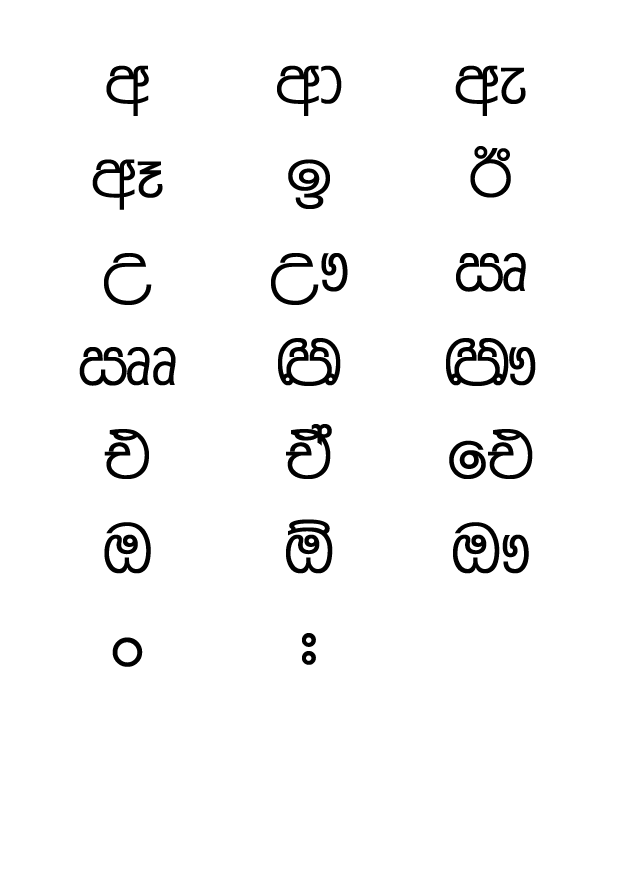
%> input picture SegmentCharacters/FM-Malithi/0.png, 2481 x 3508 px (shown at 1/4 size)
$ octave --eval "main('FM-Malithi/0.png');"   (GNU Octave 9; MATLAB toolbox functions it lacks are replaced by stand-ins)
%> lines starting %> are read from the running program, lines starting %| are printed output that depends on the picture; in (x1, y1, x2, y2) boxes, pixels count from 0 and x2, y2 are one past the last pixel; in counts of white or black regions, pixels touching at a corner belong together; the program's own positions count from 1

function[] = main (fileName)
%> called with fileName = 'FM-Malithi/0.png'
close all;
clc;

%fileName = '0.png';
a = imread(fileName);
%> a is the input picture: size 3508x2481 uint8; 96.1% white; 33 black regions, largest, box (x1, y1, x2, y2) and area: (1112, 1352, 1361, 1544) 21609, (1784, 1352, 2033, 1544) 21609, (1144, 2078, 1329, 2293) 18733
%a = imcrop(a);
a = imrotate(a,90);
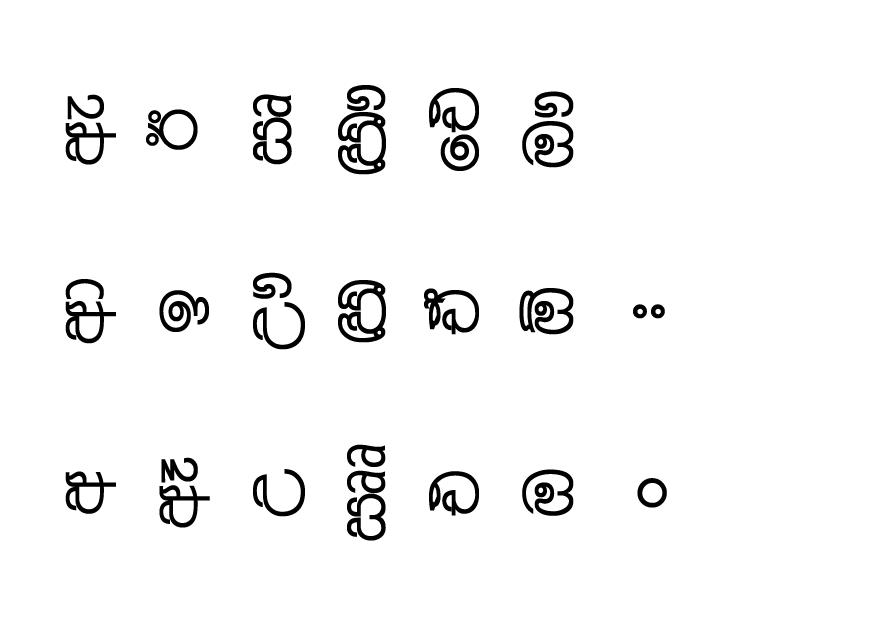
%> a: size 2481x3508 uint8 (shown at 1/4 size); 96.1% white; 33 black regions, largest, box (x1, y1, x2, y2) and area: (1352, 448, 1544, 697) 21609, (1352, 1120, 1544, 1369) 21609, (2078, 1152, 2293, 1337) 18733
widthofSpace = 50; %50px space between spaces
padlength = 20; %length of padding of two sides
threshold = 0;

level = graythresh (a);
%> level = 0.498
b = im2bw (a, level);

% Complement %
c = imcomplement (b);
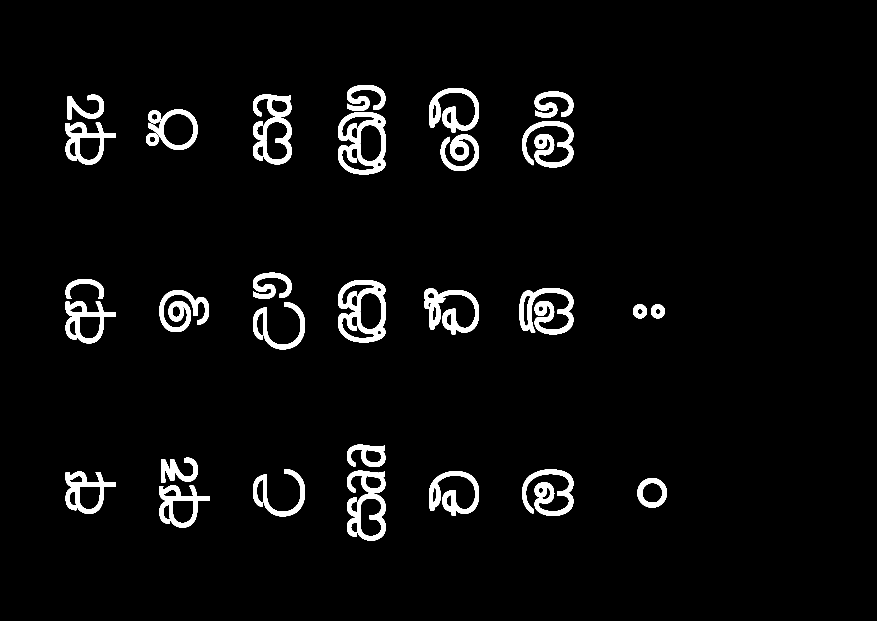
%> c: size 2481x3508 logical (shown at 1/4 size); 3.9% white; 33 white regions, largest, box (x1, y1, x2, y2) and area: (1352, 448, 1544, 697) 21609, (1352, 1120, 1544, 1369) 21609, (2078, 1152, 2293, 1337) 18733

%define pad
i=padarray(c,[0 padlength]);
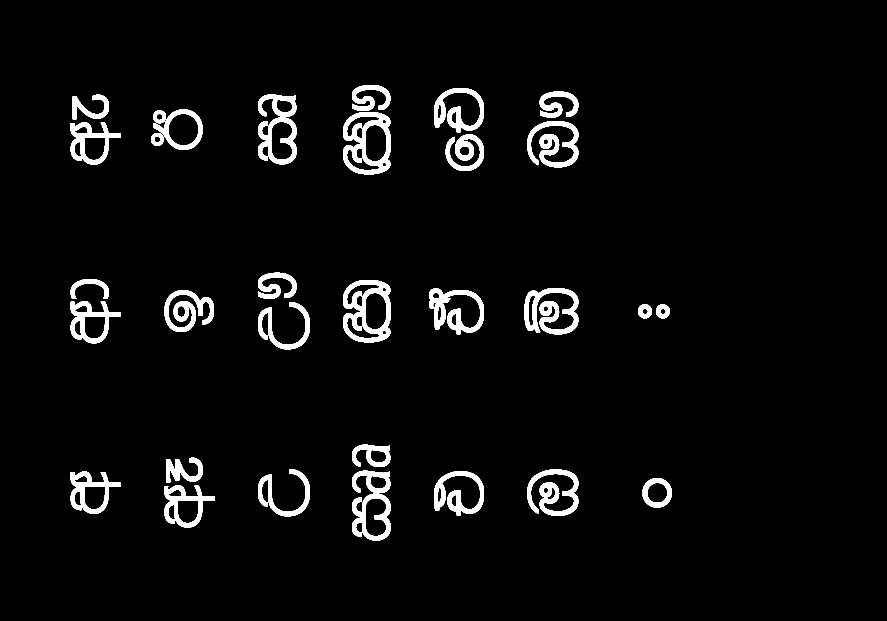
%> i: size 2481x3548 logical (shown at 1/4 size); 3.8% white; 33 white regions, largest, box (x1, y1, x2, y2) and area: (1372, 448, 1564, 697) 21609, (1372, 1120, 1564, 1369) 21609, (2098, 1152, 2313, 1337) 18733


%VP
verticalProjection = sum(i, 1);
%> verticalProjection = 3548 values, max 797 at index 1548, min 0 at index 1, mean 95.12

% [6 lines of commented-out code are left out]

windows = zeros(1,padlength);
arrayLen = numel(verticalProjection);
%> arrayLen = 3548
idx = padlength;
start = false;
while idx < arrayLen-padlength

    element = verticalProjection(idx);
    %disp(element);
    sumofElements = sum(verticalProjection(idx-floor(padlength/2):idx+floor(padlength/2)));
    %disp(sumofElements);
    windows = [windows,sumofElements];
    idx=idx+1;
end
%> after the loop, idx = 3528; windows = 3528 values, max 13245 at index 1551, min 0 at index 1, mean 2008.9
%figure,plot(windows, 'g-');


idx = 1;
lines = [];
image = [];
started = false;
count = strrep(fileName, '.png', ''); %convert filename into number
passCounter = 0;
while idx<length(windows)

    if(windows(idx)>threshold && ~started)
        image = [image,idx];
        started = true;
    end
    if(windows(idx)<=threshold && started)
         image=[image,idx];
         started = false;
         disp(image);
         lines = [lines;image];
         %figure,imshow(i(:,image(1):image(2)));

         %for each image call the segment function
         oneLine = i(:,image(1):image(2));
         originalLine = imrotate(oneLine,-90);
         passNo = [count,num2str(passCounter)];
         %disp('passNo');
         %disp(passNo);
         segment(originalLine,passNo);
         passCounter = passCounter+1;
         image = [];

    end
    idx = idx+1;
end
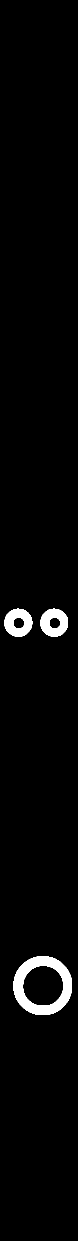
%> oneLine: size 2481x156 logical (shown at 1/2 size); 2.6% white; 3 white regions, box (x1, y1, x2, y2) and area: (27, 1912, 144, 2030) 5952, (9, 1217, 65, 1273) 2119, (81, 1217, 136, 1273) 2104
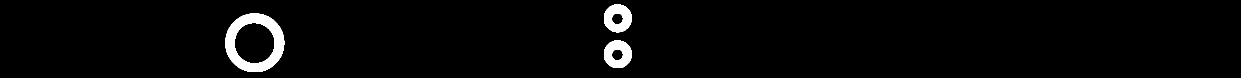
%> originalLine: size 156x2481 logical (shown at 1/2 size); 2.6% white; 3 white regions, box (x1, y1, x2, y2) and area: (451, 27, 569, 144) 5952, (1208, 9, 1264, 65) 2119, (1208, 81, 1264, 136) 2104
%> after the loop, idx = 3528; lines = [275 496; 596 871; 1024 1252; 1364 1576; 1708 1948; 2090 2325; 2544 2699]; passCounter = 7; passNo = 'FM-Malithi/06'; started = false

return;
end

$ run again, on SegmentCharacters/FM-Malithi/1.png
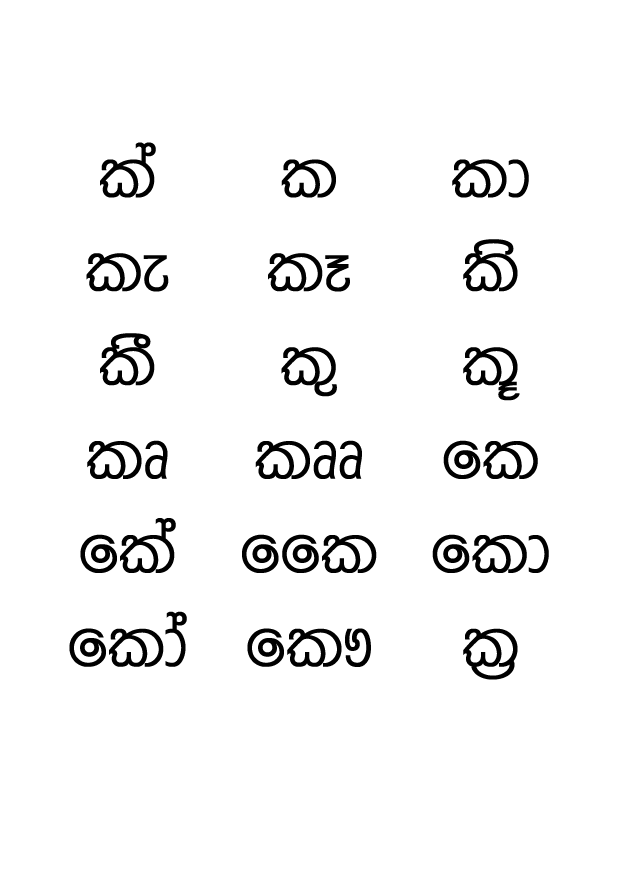
%> input picture SegmentCharacters/FM-Malithi/1.png, 2481 x 3508 px (shown at 1/4 size)
%> in main, a is the input picture: size 3508x2481 uint8; 95.3% white; 34 black regions, largest, box (x1, y1, x2, y2) and area: (400, 1333, 617, 1541) 19035, (1853, 957, 2070, 1165) 18157, (1853, 2515, 2070, 2718) 17713
%> a: size 2481x3508 uint8; 95.3% white; 34 black regions, largest, box (x1, y1, x2, y2) and area: (1333, 1864, 1541, 2081) 19035, (957, 411, 1165, 628) 18157, (2515, 411, 2718, 628) 17713
%> level = 0.498
%> in main, `i=padarray(c,[0 padlength]);`:
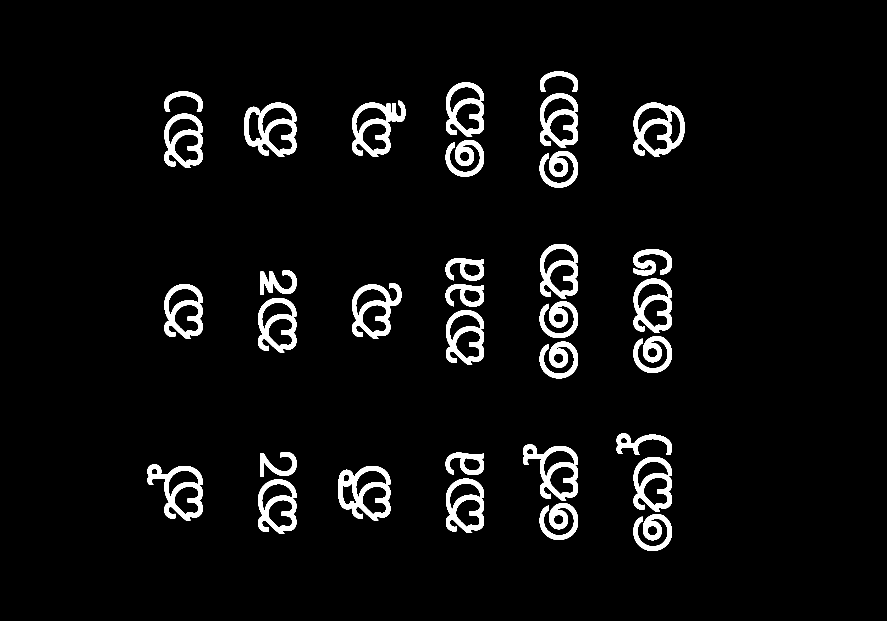
%> i: size 2481x3548 logical (shown at 1/4 size); 4.7% white; 34 white regions, largest, box (x1, y1, x2, y2) and area: (1353, 1864, 1561, 2081) 19035, (977, 411, 1185, 628) 18157, (2535, 411, 2738, 628) 17713
%> verticalProjection = 3548 values, max 966 at index 2298, min 0 at index 1, mean 115.5
%> after the loop in main, `while idx < arrayLen-padlength`: idx = 3528; windows = 3528 values, max 15902 at index 2300, min 0 at index 1, mean 2439.3
%> after the loop in main, `while idx<length(windows)`:
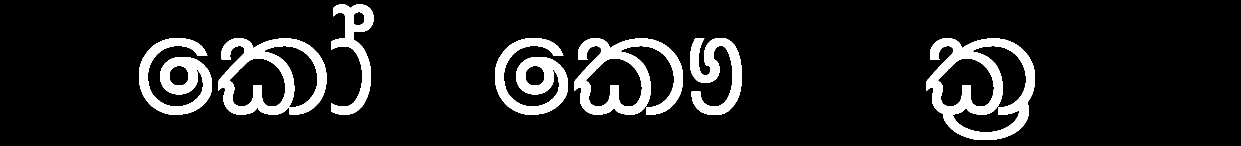
%> originalLine: size 292x2481 logical (shown at 1/2 size); 11.4% white; 7 white regions, largest, box (x1, y1, x2, y2) and area: (1853, 77, 2070, 280) 17713, (436, 77, 653, 229) 14069, (1149, 77, 1366, 229) 14069
%> after the loop in main, `while idx<length(windows)`: idx = 3528; lines = [582 822; 969 1198; 1345 1633; 1775 1948; 2084 2324; 2459 2750]; passCounter = 6; passNo = 'FM-Malithi/15'; started = false
